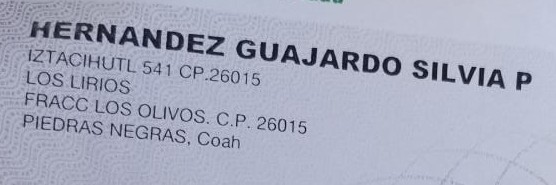
#> input picture 35859466_0.png, 556 x 185 px
$ python image_processing.py
#> lines starting #> are read from the running program, lines starting #| are printed output that depends on the picture
import cv2
import numpy as np
import pytesseract


image = cv2.imread('35859466_0.png',cv2.IMREAD_COLOR)
#> image is the input picture: shape (185, 556, 3); mean B, G, R 190.8, 171.8, 167.9

_,thress= cv2.threshold(image, 115, 255, cv2.THRESH_BINARY)
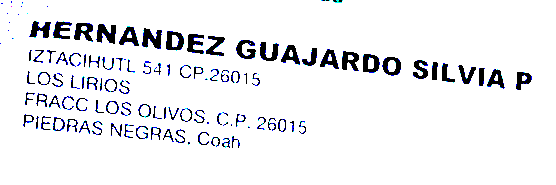
#> thress: shape (185, 556, 3); mean B, G, R 240.2, 237.3, 236.8

lab = cv2.cvtColor(thress, cv2.COLOR_BGR2LAB)
#> lab: shape (185, 556, 3); mean of channels 0, 1, 2 238.2, 128.8, 126.7
# Split the LAB image channels
l, a, b = cv2.split(lab)
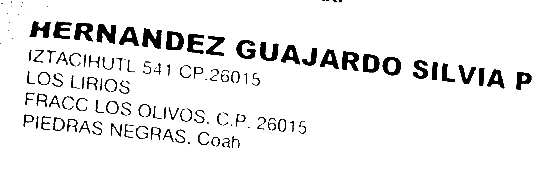
#> l: shape (185, 556); min 0, max 255, mean 238.2
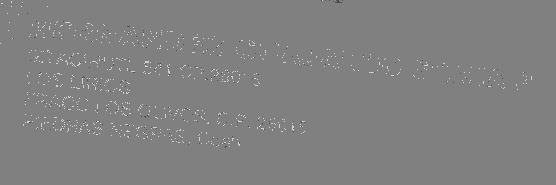
#> a: shape (185, 556); min 42, max 226, mean 128.8
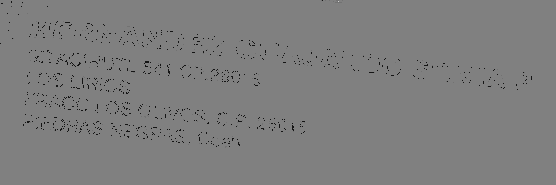
#> b: shape (185, 556); min 20, max 211, mean 126.7
# Apply CLAHE (Contrast Limited Adaptive Histogram Equalization) to the L channel
clahe = cv2.createCLAHE(clipLimit=3.0, tileGridSize=(8, 8))
l = clahe.apply(l)
# Merge the LAB channels back to form the contrast-enhanced image
lab = cv2.merge((l, a, b))
#> lab: shape (185, 556, 3); mean of channels 0, 1, 2 238.5, 128.8, 126.7
# Convert the LAB image back to BGR color space
contrast_enhanced_image = cv2.cvtColor(lab, cv2.COLOR_LAB2BGR)

kernel = np.array([[-1, -1, -1],
                   [-1,  9, -1],
                   [-1, -1, -1]])
filtered_image = cv2.filter2D(contrast_enhanced_image, -1, kernel)

ksize = (5, 5)  # kernel size for GaussianBlur
sigma = 0       # standard deviation for GaussianBlur
image_blur = cv2.GaussianBlur(filtered_image, ksize, sigma)
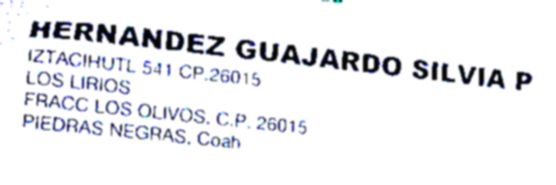
#> image_blur: shape (185, 556, 3); mean B, G, R 240.3, 237.4, 236.9

#_, binary = cv2.threshold(image_blur, 0, 255, cv2.THRESH_BINARY | cv2.THRESH_OTSU)
#> (the run stopped early here; a loop or call above may not have finished)
